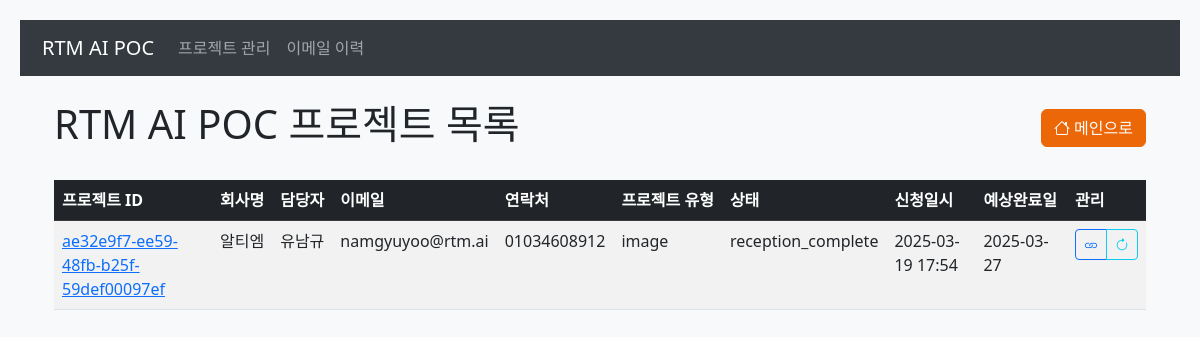
Page /projects on the earlier database version.
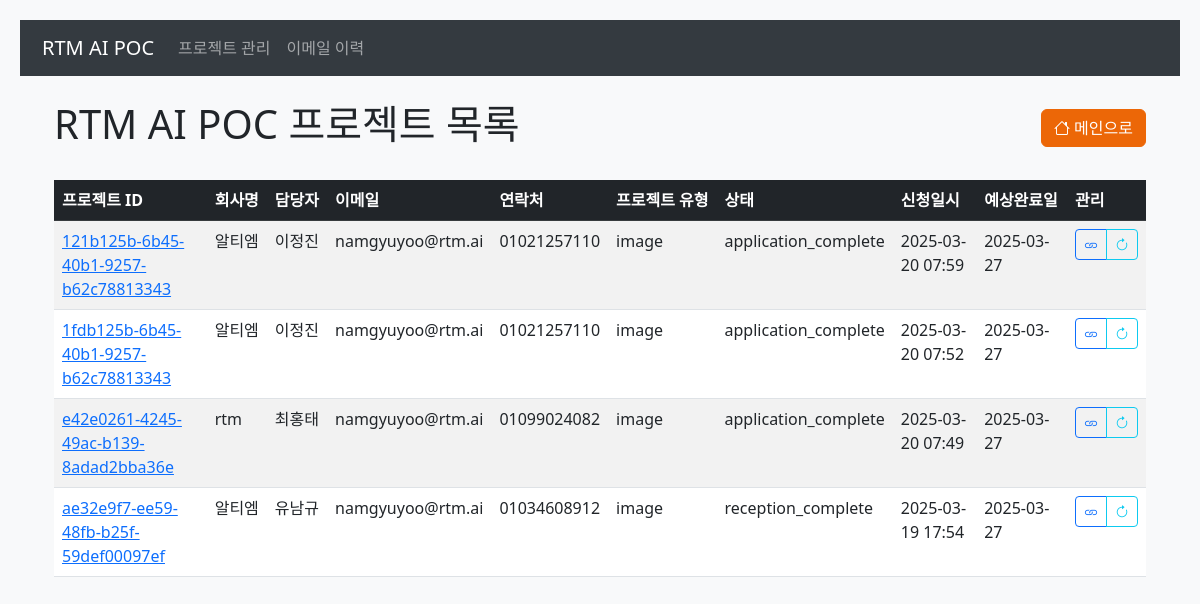
Same page on the later database version.
### app/models.py (models this page shows, shortened)
class Project(db.Model):
    id = db.Column(db.String(20), primary_key=True)
    name = db.Column(db.String(100), nullable=False)
    company = db.Column(db.String(100), nullable=False)
    email = db.Column(db.String(120), nullable=False)
    phone = db.Column(db.String(20), nullable=False)
    project_type = db.Column(db.String(50), nullable=False)
    purpose = db.Column(db.Text, nullable=True)
    project_url = db.Column(db.String(200))
    status = db.Column(db.Enum(ProjectStatus), nullable=False, default=ProjectStatus.APPLICATION_COMPLETE)
    created_at = db.Column(db.DateTime, nullable=False, default=datetime.utcnow)
    expected_report_date = db.Column(db.DateTime)
    cancel_reason = db.Column(db.Text)
    report_file = db.Column(db.String(200))  # 리포트 파일 경로

### app/routes.py (the view)
@bp.route('/projects')
def projects():
    try:
        projects = Project.query.order_by(Project.created_at.desc()).all()
        logging.info(f"Found {len(projects)} projects")
        for project in projects:
            if project.created_at:
                project.created_at = project.created_at.replace(tzinfo=None)
            if project.expected_report_date:
                project.expected_report_date = project.expected_report_date.replace(tzinfo=None)
        return render_template('projects.html', projects=projects)
    except Exception as e:
        logging.error(f"Error in projects route: {str(e)}")
        return render_template('projects.html', projects=[])

### app/templates/projects.html (shortened to what this page needs)
{% extends "base.html" %}
{% block content %}
<div class="container mt-4">
    <div class="d-flex justify-content-between align-items-center mb-4">
        <h1>RTM AI POC 프로젝트 목록</h1>
        <a href="/" class="btn btn-primary">
            <i class="bi bi-house"></i> 메인으로
        </a>
    </div>
    <div class="table-responsive">
        <table class="table table-striped table-hover">
            <thead class="table-dark">
                <tr>
                    <th>프로젝트 ID</th>
                    <th>회사명</th>
                    <th>담당자</th>
                    <th>이메일</th>
                    <th>연락처</th>
                    <th>프로젝트 유형</th>
                    <th>상태</th>
                    <th>신청일시</th>
                    <th>예상완료일</th>
                    <th>관리</th>
                </tr>
            </thead>
            <tbody>
                {% for project in projects %}
                <tr>
                    <td>
                        <a href="{{ url_for('main.project_detail', project_id=project.id) }}">{{ project.id }}</a>
                    </td>
                    <td>{{ project.company }}</td>
                    <td>{{ project.name }}</td>
                    <td>{{ project.email }}</td>
                    <td>{{ project.phone }}</td>
                    <td>{{ project.project_type }}</td>
                    <td>
                        {{ project.status.value }}
                    </td>
                    <td>{{ project.created_at.strftime('%Y-%m-%d %H:%M') if project.created_at else '-' }}</td>
                    <td>{{ project.expected_report_date.strftime('%Y-%m-%d') if project.expected_report_date else '-' }}</td>
                    <td>
                        <div class="btn-group">
                            {% if project.project_url %}
                            <a href="{{ project.project_url }}" class="btn btn-sm btn-outline-primary" target="_blank">
                                <i class="bi bi-link"></i>
                            </a>
                            {% endif %}
                            <button type="button" class="btn btn-sm btn-outline-info"
                                    onclick="updateStatus('{{ project.id }}')">
                                <i class="bi bi-arrow-clockwise"></i>
                            </button>
                        </div>
                    </td>
                </tr>
                {% else %}
                <tr>
                    <td colspan="10" class="text-center">등록된 프로젝트가 없습니다.</td>
                </tr>
                {% endfor %}
            </tbody>
        </table>
    </div>
</div>
{% endblock %}

Differences in the rows shown:
added Project: id "121b125b-6b45-40b1-9257-b62c78813343", company "알티엠", name "이정진", email "namgyuyoo@rtm.ai", phone "01021257110", project_type "image", status.value "application_complete", created_at "2025-03-20 07:59", expected_report_date "2025-03-27"
added Project: id "1fdb125b-6b45-40b1-9257-b62c78813343", company "알티엠", name "이정진", email "namgyuyoo@rtm.ai", phone "01021257110", project_type "image", status.value "application_complete", created_at "2025-03-20 07:52", expected_report_date "2025-03-27"
added Project: id "e42e0261-4245-49ac-b139-8adad2bba36e", company "rtm", name "최홍태", email "namgyuyoo@rtm.ai", phone "01099024082", project_type "image", status.value "application_complete", created_at "2025-03-20 07:49", expected_report_date "2025-03-27"
